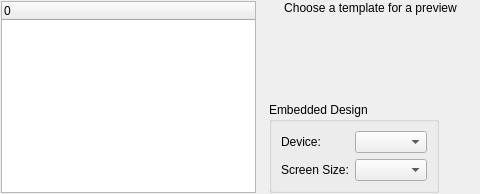
<?xml version="1.0" encoding="UTF-8"?>
<ui version="4.0">
 <comment>*********************************************************************
**
** Copyright (C) 2014 Digia Plc and/or its subsidiary(-ies).
** Contact: http://www.qt-project.org/legal
**
** This file is part of the Qt Designer of the Qt Toolkit.
**
** $QT_BEGIN_LICENSE:LGPL21$
** Commercial License Usage
** Licensees holding valid commercial Qt licenses may use this file in
** accordance with the commercial license agreement provided with the
** Software or, alternatively, in accordance with the terms contained in
** a written agreement between you and Digia. For licensing terms and
** conditions see http://qt.digia.com/licensing. For further information
** use the contact form at http://qt.digia.com/contact-us.
**
** GNU Lesser General Public License Usage
** Alternatively, this file may be used under the terms of the GNU Lesser
** General Public License version 2.1 or version 3 as published by the Free
** Software Foundation and appearing in the file LICENSE.LGPLv21 and
** LICENSE.LGPLv3 included in the packaging of this file. Please review the
** following information to ensure the GNU Lesser General Public License
** requirements will be met: https://www.gnu.org/licenses/lgpl.html and
** http://www.gnu.org/licenses/old-licenses/lgpl-2.1.html.
**
** In addition, as a special exception, Digia gives you certain additional
** rights. These rights are described in the Digia Qt LGPL Exception
** version 1.1, included in the file LGPL_EXCEPTION.txt in this package.
**
** $QT_END_LICENSE$
**
*********************************************************************</comment>
 <class>qdesigner_internal::NewFormWidget</class>
 <widget class="QWidget" name="qdesigner_internal::NewFormWidget">
  <property name="geometry">
   <rect>
    <x>0</x>
    <y>0</y>
    <width>480</width>
    <height>194</height>
   </rect>
  </property>
  <layout class="QHBoxLayout">
   <property name="spacing">
    <number>6</number>
   </property>
   <property name="margin">
    <number>1</number>
   </property>
   <item>
    <widget class="QTreeWidget" name="treeWidget">
     <property name="minimumSize">
      <size>
       <width>200</width>
       <height>0</height>
      </size>
     </property>
     <property name="iconSize">
      <size>
       <width>128</width>
       <height>128</height>
      </size>
     </property>
     <property name="rootIsDecorated">
      <bool>false</bool>
     </property>
     <property name="columnCount">
      <number>1</number>
     </property>
     <column>
      <property name="text">
       <string>0</string>
      </property>
     </column>
    </widget>
   </item>
   <item>
    <layout class="QVBoxLayout" name="verticalLayout">
     <item>
      <widget class="QLabel" name="lblPreview">
       <property name="sizePolicy">
        <sizepolicy hsizetype="Expanding" vsizetype="Preferred">
         <horstretch>0</horstretch>
         <verstretch>0</verstretch>
        </sizepolicy>
       </property>
       <property name="lineWidth">
        <number>1</number>
       </property>
       <property name="text">
        <string>Choose a template for a preview</string>
       </property>
       <property name="alignment">
        <set>Qt::AlignCenter</set>
       </property>
       <property name="margin">
        <number>5</number>
       </property>
      </widget>
     </item>
     <item>
      <spacer name="verticalSpacer">
       <property name="orientation">
        <enum>Qt::Vertical</enum>
       </property>
       <property name="sizeHint" stdset="0">
        <size>
         <width>20</width>
         <height>40</height>
        </size>
       </property>
      </spacer>
     </item>
     <item>
      <layout class="QHBoxLayout" name="horizontalLayout">
       <item>
        <spacer name="horizontalSpacer">
         <property name="orientation">
          <enum>Qt::Horizontal</enum>
         </property>
         <property name="sizeType">
          <enum>QSizePolicy::Fixed</enum>
         </property>
         <property name="sizeHint" stdset="0">
          <size>
           <width>7</width>
           <height>0</height>
          </size>
         </property>
        </spacer>
       </item>
       <item>
        <widget class="QGroupBox" name="embeddedGroup">
         <property name="title">
          <string>Embedded Design</string>
         </property>
         <layout class="QGridLayout" name="gridLayout">
          <item row="0" column="1">
           <widget class="QComboBox" name="profileComboBox"/>
          </item>
          <item row="1" column="1">
           <widget class="QComboBox" name="sizeComboBox"/>
          </item>
          <item row="0" column="0">
           <widget class="QLabel" name="label">
            <property name="text">
             <string>Device:</string>
            </property>
           </widget>
          </item>
          <item row="1" column="0">
           <widget class="QLabel" name="label_2">
            <property name="text">
             <string>Screen Size:</string>
            </property>
           </widget>
          </item>
         </layout>
        </widget>
       </item>
       <item>
        <spacer name="horizontalSpacer_2">
         <property name="orientation">
          <enum>Qt::Horizontal</enum>
         </property>
         <property name="sizeHint" stdset="0">
          <size>
           <width>40</width>
           <height>20</height>
          </size>
         </property>
        </spacer>
       </item>
      </layout>
     </item>
    </layout>
   </item>
  </layout>
 </widget>
 <resources/>
 <connections/>
</ui>
